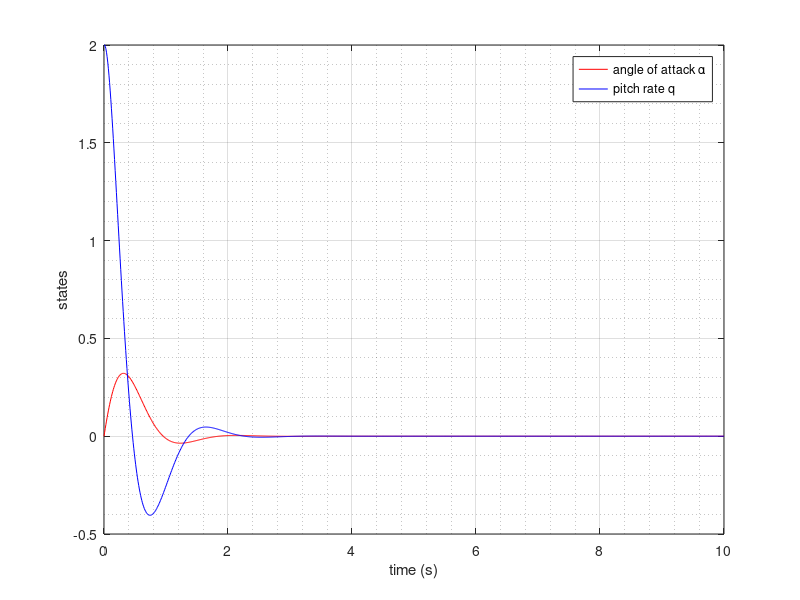

The MATLAB script that drew this image:
clear; clc; close all
%% Simulation time
t0 = 0;
Tf = 10;
dt = 0.01;
T = t0:dt:Tf;

%% short-period dynamics
A_sp = [ -1.9546    1.0000;
         -7.7519         0];
B_sp = [-0.1395;
        -24.7036];

A = [-1.9546    1.0000 -0.1395;
     -7.7519         0 -24.7036;
           0         0 -10];

% x = zeros(2,length(T)); % alpha; q
% x(:,1) = [0; 2];

x = zeros(3,length(T)); % alpha; q
x(:,1) = [0; 2; 0];

%% Simulation run
for i = 1:length(T)
    alpha = x(1,i);
    q = x(2,i);
    de = q;
    u = q;
    % x_dot = A_sp * x(:,i) + B_sp*de;
    x_dot = A * x(:,i) + [0;0;1]*u;
    x(:,i+1) = x(:,i) + x_dot * dt;
end

%% plot
plot(T, x(1,1:length(T)), '-r'); hold on
plot(T, x(2,1:length(T)), '-b');
legend('angle of attack \alpha','pitch rate q');
xlabel('time (s)');
ylabel('states');
grid on; grid minor
